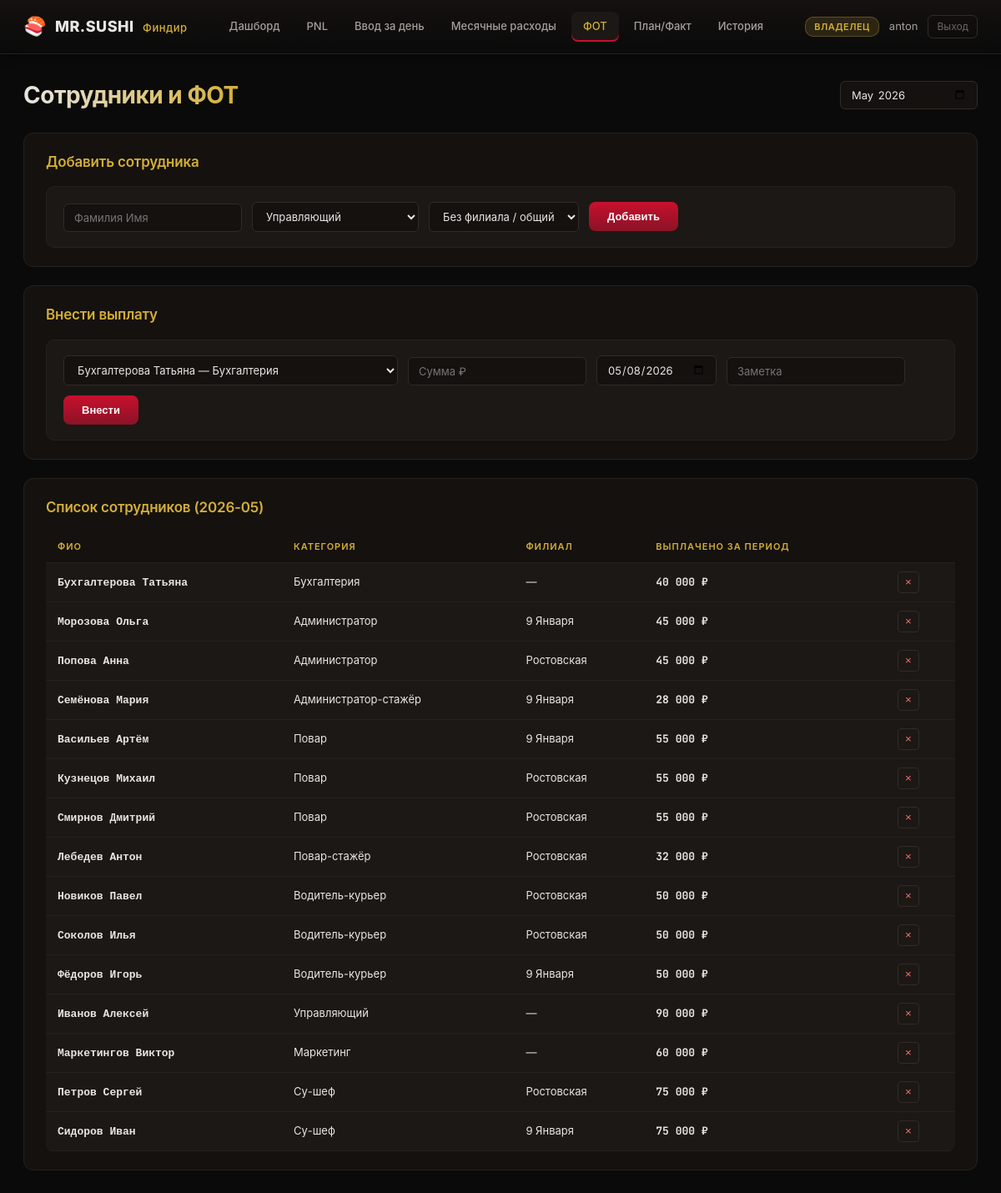
Page /employees (signed in) on the committed database.
### tables this page shows
CREATE TABLE users (
    id INTEGER PRIMARY KEY AUTOINCREMENT,
    username TEXT UNIQUE NOT NULL,
    pw_hash TEXT NOT NULL,
    role TEXT NOT NULL CHECK(role IN ('owner','manager')),
    branch_id INTEGER REFERENCES branches(id),
    tg_user_id INTEGER UNIQUE,
    created_at TEXT DEFAULT (datetime('now'))
);

CREATE TABLE employees (
    id INTEGER PRIMARY KEY AUTOINCREMENT,
    full_name TEXT NOT NULL,
    category TEXT NOT NULL,
    branch_id INTEGER REFERENCES branches(id),
    is_active INTEGER DEFAULT 1,
    created_at TEXT DEFAULT (datetime('now'))
);

CREATE TABLE branches (
    id INTEGER PRIMARY KEY,
    name TEXT NOT NULL UNIQUE,
    slug TEXT NOT NULL UNIQUE
);

### main.py (the view)
@app.get("/employees", response_class=HTMLResponse)
async def employees_page(request: Request, period: str | None = None):
    user = _require_owner(request)
    if not user:
        return auth.redirect_login()
    period = period or pnl.current_period()
    emps = db.list_employees()
    payments = db.get_salary_payments(period)
    pay_by_emp: dict[int, float] = {}
    for p in payments:
        pay_by_emp[p["employee_id"]] = pay_by_emp.get(p["employee_id"], 0) + p["amount"]
    return templates.TemplateResponse(
        request=request, name="employees.html",
        context=_ctx(request, user, period=period, employees=emps, pay_by_emp=pay_by_emp),
    )

### templates/employees.html (shortened to what this page needs)
{% extends "base.html" %}
{% block content %}
<div class="page-header">
    <h1>Сотрудники и ФОТ</h1>
    <form method="GET" action="/employees" class="filters">
        <input type="month" name="period" value="{{ period }}" onchange="this.form.submit()">
    </form>
</div>
<div class="section">
    <h2>Добавить сотрудника</h2>
    <form method="POST" action="/employees/add" class="input-form input-form-inline">
        <input type="text" name="full_name" placeholder="Фамилия Имя" required>
        <select name="category" required>
            {% for k, label in EMPLOYEE_CATEGORIES.items() %}<option value="{{ k }}">{{ label }}</option>{% endfor %}
        </select>
        <select name="branch_id">
            <option value="">Без филиала / общий</option>
        </select>
        <button type="submit" class="btn-primary">Добавить</button>
    </form>
</div>
<div class="section">
    <h2>Внести выплату</h2>
    <form method="POST" action="/employees/pay" class="input-form input-form-inline">
        <select name="employee_id" required>
            {% for e in employees %}
            <option value="{{ e.id }}">{{ e.full_name }} — {{ EMPLOYEE_CATEGORIES.get(e.category, e.category) }} {% if e.branch_name %}({{ e.branch_name }}){% endif %}</option>
            {% endfor %}
        </select>
        <input type="number" step="0.01" name="amount" placeholder="Сумма ₽" required>
        <input type="date" name="paid_at" value="{{ today }}" required>
        <input type="text" name="note" placeholder="Заметка">
        <button type="submit" class="btn-primary">Внести</button>
    </form>
</div>
<div class="section">
    <h2>Список сотрудников ({{ period }})</h2>
    <table class="data-table">
        <thead><tr><th>ФИО</th><th>Категория</th><th>Филиал</th><th>Выплачено за период</th><th></th></tr></thead>
        <tbody>
            {% for e in employees %}
            <tr>
                <td><b>{{ e.full_name }}</b></td>
                <td>{{ EMPLOYEE_CATEGORIES.get(e.category, e.category) }}</td>
                <td>{{ e.branch_name or '—' }}</td>
                <td><b>{{ "{:,.0f}".format(pay_by_emp.get(e.id, 0)).replace(",", " ") }} ₽</b></td>
                <td>
                    <form method="POST" action="/employees/{{ e.id }}/deactivate" style="display:inline">
                        <button class="btn-danger-sm" title="Уволить">×</button>
                    </form>
                </td>
            </tr>
            {% else %}
            <tr><td colspan="5" class="empty">Нет сотрудников. Добавьте первого выше.</td></tr>
            {% endfor %}
        </tbody>
    </table>
</div>
{% endblock %}

### templates/base.html (shortened to what this page needs)
<!DOCTYPE html>
<html lang="ru">
<head>
    <link rel="stylesheet" href="/static/theme.css">
</head>
<body>
{% if user %}
<header class="topbar">
    <div class="brand">
        <span class="logo">🍣</span>
        <span class="brand-text">MR.SUSHI <em>Финдир</em></span>
    </div>
    <nav class="nav">
        <a href="/" class="{% if request.url.path == '/' %}active{% endif %}">Дашборд</a>
        <a href="/pnl" class="{% if request.url.path == '/pnl' %}active{% endif %}">PNL</a>
        <a href="/input/daily" class="{% if request.url.path.startswith('/input/daily') %}active{% endif %}">Ввод за день</a>
        {% if is_owner %}
        <a href="/input/monthly" class="{% if request.url.path.startswith('/input/monthly') %}active{% endif %}">Месячные расходы</a>
        <a href="/employees" class="{% if request.url.path.startswith('/employees') %}active{% endif %}">ФОТ</a>
        <a href="/plan-fact" class="{% if request.url.path.startswith('/plan-fact') %}active{% endif %}">План/Факт</a>
        {% endif %}
        <a href="/history" class="{% if request.url.path.startswith('/history') %}active{% endif %}">История</a>
    </nav>
    <div class="user-block">
        <span class="user-role role-{{ user.role }}">{{ "Владелец" if is_owner else "Управляющий" }}</span>
        <span class="user-name">{{ user.username }}</span>
        <a href="/logout" class="logout">Выход</a>
    </div>
</header>
{% endif %}
<main class="main">
    {% block content %}{% endblock %}
</main>
</body>
</html>

### static/theme.css (style rules this page uses)
:root { --bg: #0a0a0a; --bg-2: #14110f; --bg-3: #1c1815; --line: #26211c; --line-2: #322b25; --text: #e8e6e3; --text-dim: #a59f98; --text-muted: #6b665f; --crimson: #c8102e; --crimson-2: #8a1326; --gold: #d4af37; --gold-2: #a37c1c; --green: #4ade80; --red: #f87171; }
* { box-sizing: border-box; }
html, body { margin: 0; padding: 0; background: var(--bg); color: var(--text); font-family: 'Inter', -apple-system, BlinkMacSystemFont, sans-serif; font-size: 14px; line-height: 1.5; }
a { color: var(--gold); text-decoration: none; }
.topbar { display: flex; align-items: center; justify-content: space-between; padding: 14px 28px; background: linear-gradient(180deg, #14110f 0%, #0a0a0a 100%); border-bottom: 1px solid var(--line); box-shadow: 0 2px 12px rgba(0,0,0,0.4); position: sticky; top: 0; z-index: 100; }
.brand { display: flex; align-items: center; gap: 10px; font-weight: 800; font-size: 18px; letter-spacing: 0.5px; }
.logo { font-size: 22px; }
.brand-text { color: var(--text); }
.brand-text em { color: var(--gold); font-style: normal; font-weight: 500; font-size: 13px; margin-left: 6px; }
.nav { display: flex; gap: 4px; }
.nav a { color: var(--text-dim); padding: 8px 14px; border-radius: 8px; font-weight: 500; transition: all 0.15s; font-size: 13px; }
.nav a.active { background: var(--bg-3); color: var(--gold); box-shadow: inset 0 -2px 0 var(--crimson); }
.user-block { display: flex; align-items: center; gap: 12px; font-size: 13px; }
.user-role { padding: 3px 10px; border-radius: 10px; font-size: 11px; font-weight: 600; text-transform: uppercase; letter-spacing: 0.5px; }
.role-owner { background: rgba(212,175,55,0.15); color: var(--gold); border: 1px solid rgba(212,175,55,0.3); }
.user-name { color: var(--text-dim); }
.logout { color: var(--text-muted); font-size: 12px; padding: 4px 10px; border-radius: 6px; border: 1px solid var(--line-2); }
.main { max-width: 1400px; margin: 0 auto; padding: 28px; }
.page-header { display: flex; justify-content: space-between; align-items: center; margin-bottom: 24px; gap: 16px; flex-wrap: wrap; }
.page-header h1 { margin: 0; font-size: 28px; font-weight: 700; letter-spacing: -0.5px; background: linear-gradient(90deg, var(--text), var(--gold)); -webkit-background-clip: text; -webkit-text-fill-color: transparent; background-clip: text; }
.filters { display: flex; gap: 8px; }
.filters input, .filters select { background: var(--bg-2); border: 1px solid var(--line-2); color: var(--text); padding: 7px 12px; border-radius: 6px; font-size: 13px; font-family: inherit; }
.section { background: var(--bg-2); border: 1px solid var(--line); border-radius: 12px; padding: 22px 26px; margin-bottom: 22px; }
.section h2 { margin: 0 0 16px; font-size: 17px; font-weight: 600; color: var(--gold); letter-spacing: -0.2px; }
.input-form { background: var(--bg-3); border: 1px solid var(--line); padding: 18px 20px; border-radius: 10px; display: flex; flex-direction: column; gap: 12px; }
.input-form-inline { flex-direction: row; flex-wrap: wrap; align-items: end; }
.input-form input, .input-form select { background: var(--bg-2); border: 1px solid var(--line-2); color: var(--text); padding: 8px 12px; border-radius: 6px; font-family: inherit; font-size: 13px; }
.btn-primary { background: linear-gradient(180deg, var(--crimson) 0%, var(--crimson-2) 100%); color: white; border: none; padding: 10px 22px; border-radius: 8px; font-weight: 600; font-size: 13px; cursor: pointer; transition: all 0.15s; align-self: flex-start; }
.btn-danger-sm { background: transparent; color: var(--red); border: 1px solid var(--line-2); width: 26px; height: 26px; border-radius: 4px; cursor: pointer; }
.data-table { width: 100%; border-collapse: collapse; background: var(--bg-3); border-radius: 8px; overflow: hidden; font-size: 13px; }
.data-table th, .data-table td { padding: 10px 14px; text-align: left; border-bottom: 1px solid var(--line); }
.data-table thead th { background: var(--bg-2); color: var(--gold); font-weight: 600; font-size: 11px; text-transform: uppercase; letter-spacing: 1px; }
.data-table b { font-family: 'JetBrains Mono', monospace; }

### rows in the picture
users: username "anton"
employees: full_name "Бухгалтерова Татьяна", get "Бухгалтерия", branch_name "—", id "40 000"
employees: full_name "Морозова Ольга", get "Администратор", name "9 Января", id "45 000"
employees: full_name "Попова Анна", get "Администратор", name "Ростовская", id "45 000"
employees: full_name "Семёнова Мария", get "Администратор-стажёр", name "9 Января", id "28 000"
employees: full_name "Васильев Артём", get "Повар", name "9 Января", id "55 000"
employees: full_name "Кузнецов Михаил", get "Повар", name "Ростовская", id "55 000"
employees: full_name "Смирнов Дмитрий", get "Повар", name "Ростовская", id "55 000"
employees: full_name "Лебедев Антон", get "Повар-стажёр", name "Ростовская", id "32 000"
employees: full_name "Новиков Павел", get "Водитель-курьер", name "Ростовская", id "50 000"
employees: full_name "Соколов Илья", get "Водитель-курьер", name "Ростовская", id "50 000"
employees: full_name "Фёдоров Игорь", get "Водитель-курьер", name "9 Января", id "50 000"
employees: full_name "Иванов Алексей", get "Управляющий", branch_name "—", id "90 000"
employees: full_name "Маркетингов Виктор", get "Маркетинг", branch_name "—", id "60 000"
employees: full_name "Петров Сергей", get "Су-шеф", name "Ростовская", id "75 000"
employees: full_name "Сидоров Иван", get "Су-шеф", name "9 Января", id "75 000"

### other values in the picture
{{ "Владелец" if is_owner else "Управляющий" }} "ВЛАДЕЛЕЦ"
{{ period }} "2026-05"
form field category "Управляющий"
form field employee_id "Бухгалтерова Татьяна — Бухгалтерия"
